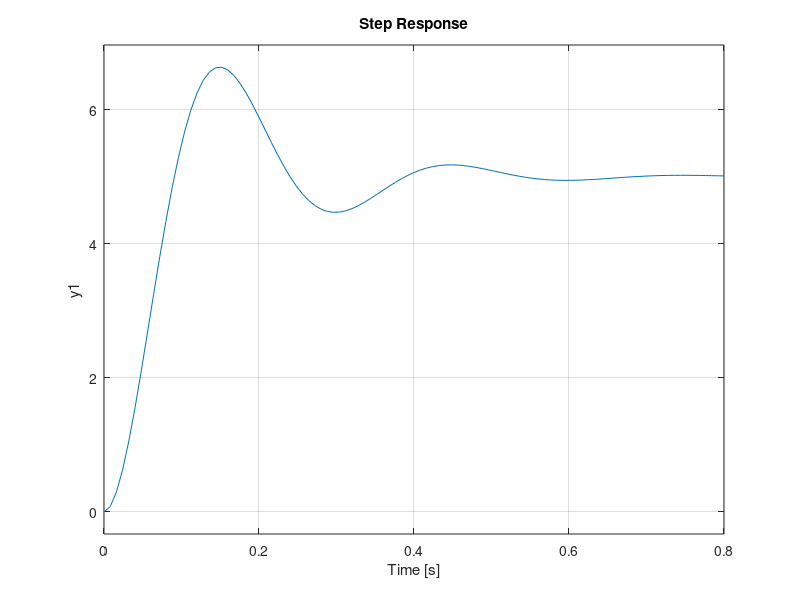

Reproduce this figure in MATLAB.
% obtenemos las funciones de transferencia para cada valor de K
K = 10;
T = tf(5*K, [1 15 K]);

K = 200;
T2 = tf(5*K, [1 15 K]);

K = 500;
T3 = tf(5*K, [1 15 K]);

% obtenemos los datos de cada funcion
[y1, t1] = step(T);
step(T)
hold
step(T2)
[y2,t2] = step(T2);
step(T3)
[y3, t3] = step(T3);


% obtenemos los porcentajes de sobreoscilación s1, s2, s3 a partir del
% valor mas alto de los vectores yi
w1=max(y1);
w2=max(y2);
w3=max(y3);

s1=(w1-y1(length(y1)))/y1(length(y1))*100
s2=(w2-y2(length(y2)))/y2(length(y2))*100
s3=(w3-y3(length(y3)))/y3(length(y3))*100

% calculo del tiempo de asentamiento para el criterio del 2%
yss=y1(length(y1));
i=length(t1);
while y1(i)>=0.98*yss && y1(i)<=1.02*yss
    i=i-1;
end

ta1=t1(i+1)

yss=y2(length(y2));
i=length(t2);
while y2(i)>=0.98*yss && y2(i)<=1.02*yss
    i=i-1;
end

ta2=t2(i+1)

yss=y3(length(y3));
i=length(t3);
while y3(i)>=0.98*yss && y3(i)<=1.02*yss
    i=i-1;
end

ta3=t3(i+1)

% calculamos los errores como, la ganancia menos el ultimo valor de cada
% funcion
error1 = 5 - y1(length(y1))
error2 = 5 - y2(length(y2))
error3 = 5 - y3(length(y3))